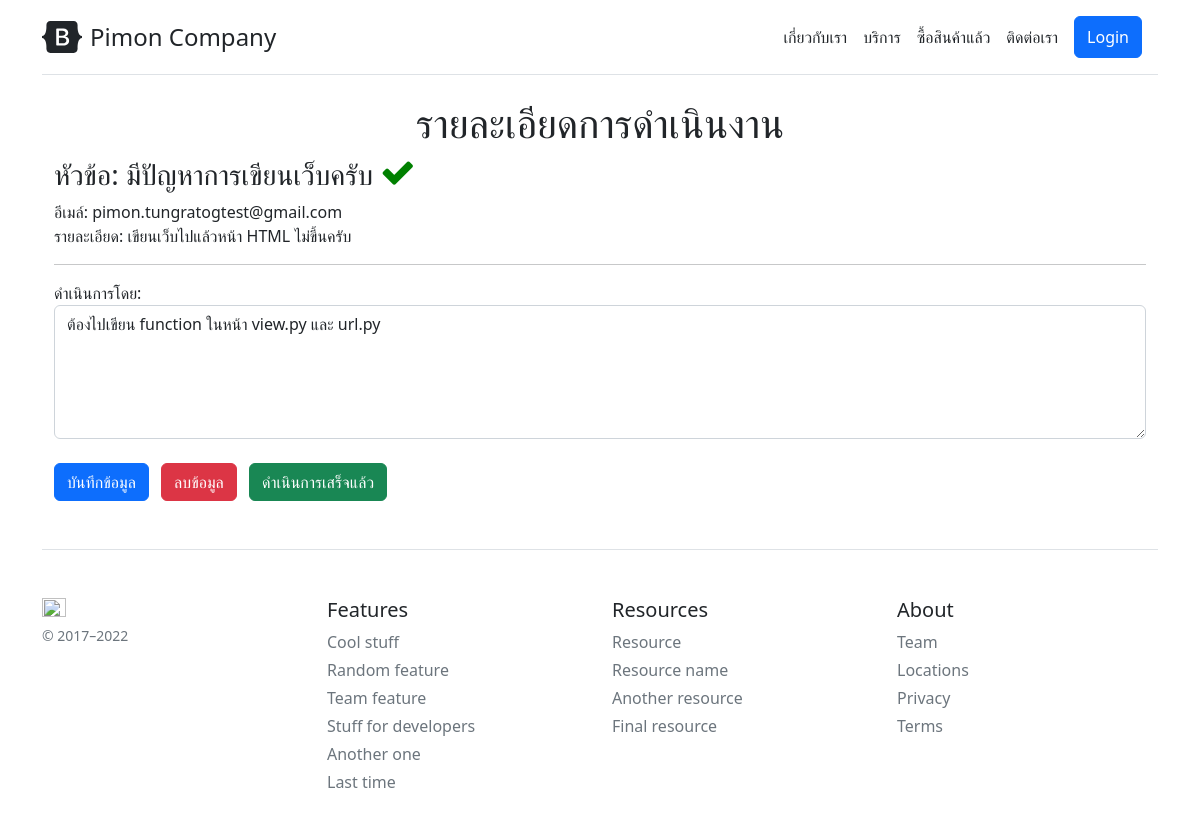
Screenshot of /action-detail/8/ with the database file from the repository.
### company/models.py (models this page shows, shortened)
class ContactList(models.Model):
    title = models.CharField(max_length=400)
    email = models.CharField(max_length=200)
    detail = models.TextField(null=True, blank=True)
    complete = models.BooleanField(default=False)

class Action(models.Model):
    contactlist = models.ForeignKey(ContactList, on_delete=models.CASCADE)
    action_detail = models.TextField()

### company/views.py (the view, shortened to what this page needs)
# urls.py: path('action-detail/<str:cId>/', ActionPage, name='action-page'),
def ActionPage(req, cId):
	context = {}
	contact = ContactList.objects.get(id=cId)
	context['contact'] = contact
	try:
		action = Action.objects.get(contactlist=contact)
		context['action'] = action
	except:
		pass
	return render(req, 'company/action.html', context)

### company/template/company/action.html (shortened to what this page needs)
{% extends 'company/base.html' %}
{% block content %}
<center>
    <h1>รายละเอียดการดำเนินงาน</h1>
</center>
<div class="container">
    <h3>
        หัวข้อ: {{contact.title}}
        {% if contact.complete == True %}
        <td><i class="fa fa-check" style="font-size:35px;color:green"></i></td>
        {% else %}
        <td><i class="fa fa-close" style="font-size:35px;color:red"></i></td>
        {% endif %}
    </h3>
    <p>
       อีเมล์: {{contact.email}}<br>
       รายละเอียด: {{contact.detail}}<br>
    </p>
    <hr>
    <form method="POST">
        <div class="form-group mb-4">
            <label for="detail">ดำเนินการโดย:</label>
            <textarea class="form-control" rows="5" id="detail" name="detail">{{action.action_detail}}</textarea>
        </div>
        <button type="submit" class="btn btn-primary me-2" name="save" onclick='alert("บันทึข้อมูลเรียบร้อย")'>บันทึกข้อมูล</button>
        <button type="submit" class="btn btn-danger me-2" name="delete">ลบข้อมูล</button>
        <button type="submit" class="btn btn-success me-2" name="completed">ดำเนินการเสร็จแล้ว</button>
    </form>
</div>
{% endblock content %}

### rows the page displays
ContactList: title "มีปัญหาการเขียนเว็บครับ", email "pimon.tungratogtest@gmail.com", detail "เขียนเว็บไปแล้วหน้า HTML ไม่ขี้นครับ"
Action: detail "ต้องไปเขียน function ในหน้า view.py และ url.py"
